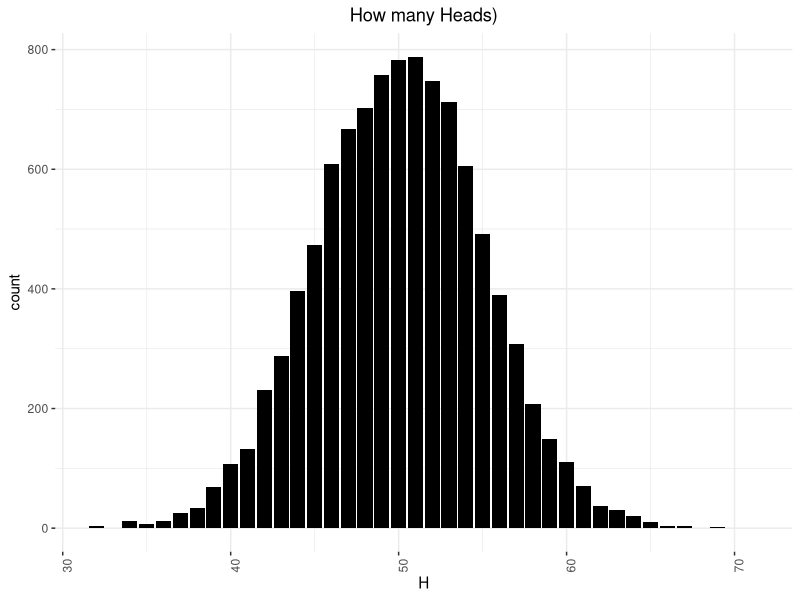
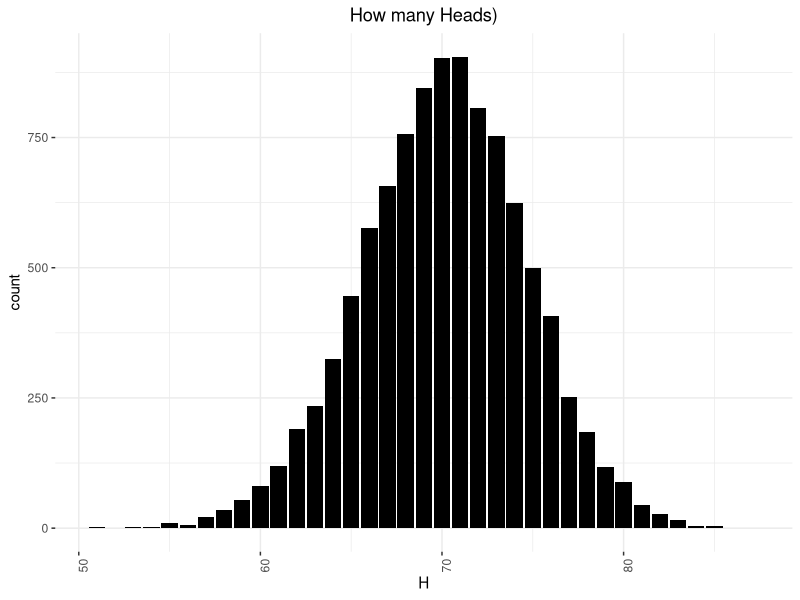
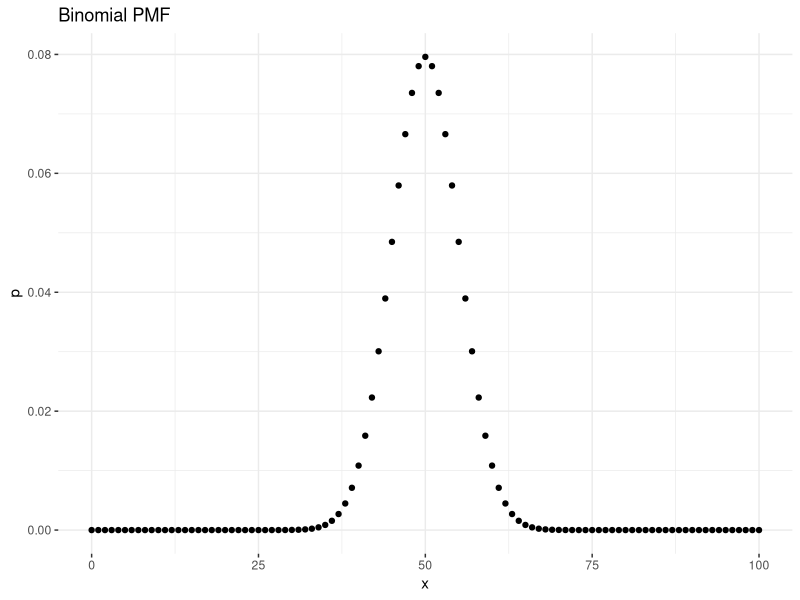
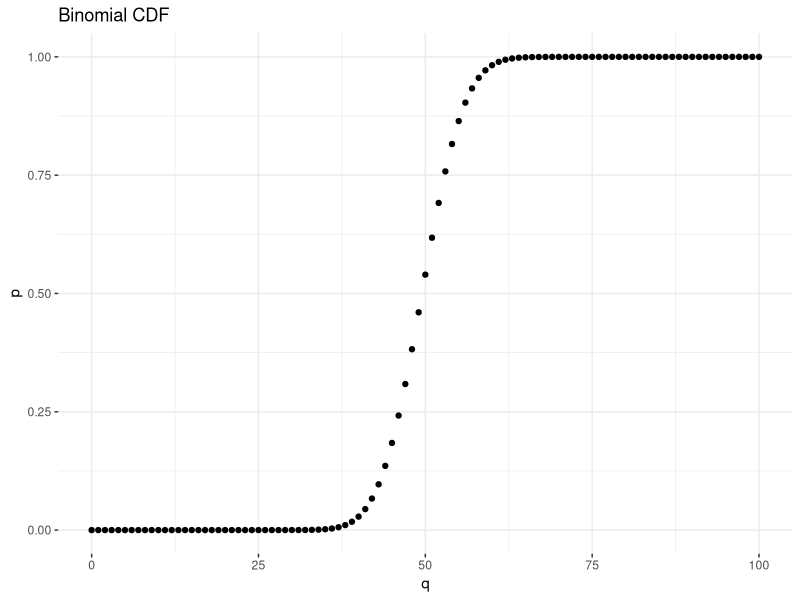
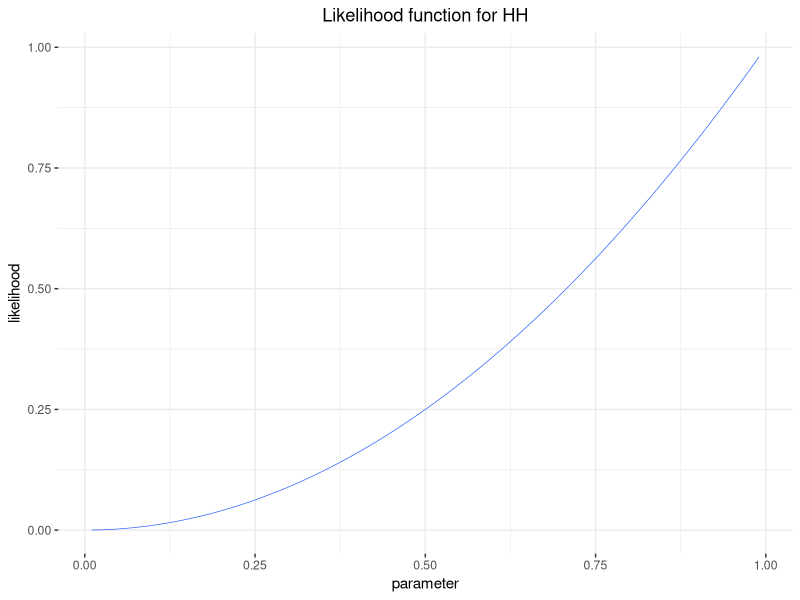
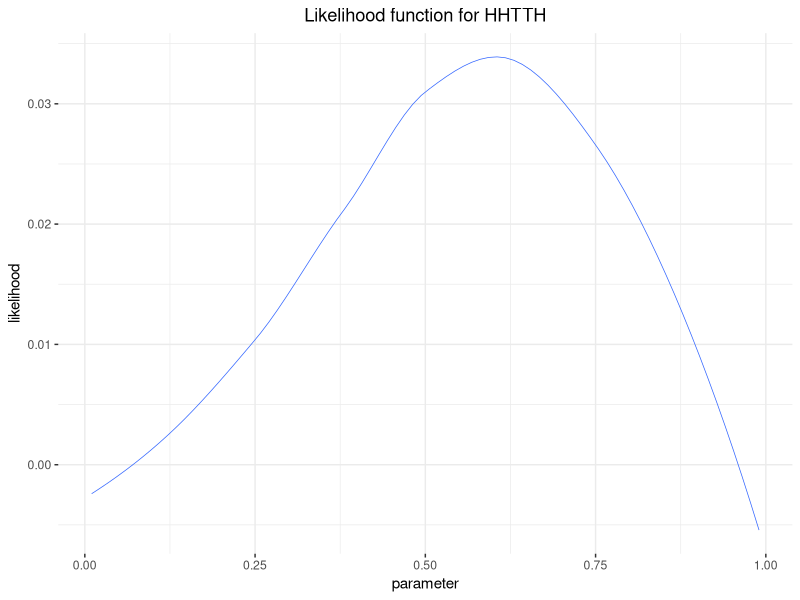

These figures' R source, in order:
## ---- chunk 1
library(tidyverse)
## ---- chunk 2
tosses <- c('H', 'H', 'T', 'T', 'H', 'T', 'T', 'H', 'T', 'T')
table(tosses)
## ---- chunk 3
table(tosses)/length(tosses)
## ---- chunk 4
tosses <- sample(c('H', 'T'), size = 10, replace = TRUE, prob = c(.5, .5))
table(tosses)
## ---- chunk 5
tosses <- lapply(1:10000, function(x) {
  results <- table(
    sample(c('H', 'T'), size = 100, replace = TRUE, prob = c(.5, .5))
  )
  results <- t(as.matrix(results))
  results <- as.data.frame(results)
  return(results)
})
tosses <- Reduce(rbind, tosses)
head(tosses, 10)
## ---- chunk 6
ggplot(data = tosses,
       aes(x = H)) +
  geom_histogram(bins = 50, stat = "count", fill = "black") + 
  ggtitle("How many Heads)") +
  theme_bw() + 
  theme(panel.border = element_blank()) + 
  theme(axis.text.x = element_text(angle = (90))) + 
  theme(plot.title = element_text(hjust = .5))
## ---- chunk 7
tosses <- lapply(1:10000, function(x) {
  results <- table(
    sample(c('H', 'T'), size = 100, replace = TRUE, prob = c(.7, .3))
  )
  results <- t(as.matrix(results))
  results <- as.data.frame(results)
  return(results)
})
tosses <- Reduce(rbind, tosses)
head(tosses, 10)
ggplot(data = tosses,
       aes(x = H)) +
  geom_histogram(bins = 50, stat = "count", fill = "black") + 
  ggtitle("How many Heads)") +
  theme_bw() + 
  theme(panel.border = element_blank()) + 
  theme(axis.text.x = element_text(angle = (90))) + 
  theme(plot.title = element_text(hjust = .5))
## ---- chunk 8
d <- seq(0, 100, by = 1)
y <- dbinom(x = d, size = 100, prob = .5)
data.frame(x = d,
           p = y) %>% 
  ggplot(aes(x = x, y = p)) + 
  geom_point() +
  ggtitle('Binomial PMF') + 
  theme_bw() + 
  theme(panel.border = element_blank())
## ---- chunk 9
d <- seq(0, 100, by = 1)
y <- pbinom(q = d, size = 100, prob = .5)
data.frame(q = d,
           p = y) %>% 
  ggplot(aes(x = q, y = p)) + 
  ggtitle('Binomial CDF') + 
  geom_point() + 
  theme_bw() + 
  theme(panel.border = element_blank())
## ---- chunk 10
y <- rbinom(n = 100, size = 1, prob = .5)
print(y)
## ---- chunk 11
y <- rbinom(n = 100, size = 5, prob = .5)
print(y)
## ---- chunk 12
qbinom(.5, size = 10, prob = .5)
## ---- chunk 13
qbinom(.75, size = 10, prob = .5)
## ---- chunk 14
qbinom(.5, size = 10, prob = .75)
## ---- chunk 15
likelihood <- data.frame(parameter = seq(.01, .99, by = .01))
likelihood$likelihood <- likelihood$parameter^2

ggplot(likelihood, 
       aes(x = parameter, 
           y = likelihood)) + 
  geom_smooth(size = .25, se = F) + 
  ggtitle("Likelihood function for HH") +
  theme_bw() + 
  theme(panel.border = element_blank()) + 
  theme(plot.title = element_text(hjust = .5))
## ---- chunk 16
likelihood <- data.frame(parameter = seq(.01, .99, by = .01))

likelihood$likelihood <- 
  likelihood$parameter^2 * (1-likelihood$parameter)^2 * likelihood$parameter

ggplot(likelihood, 
       aes(x = parameter, 
           y = likelihood)) + 
  geom_smooth(size = .25, se = F) + 
  ggtitle("Likelihood function for HHTTH") +
  theme_bw() + 
  theme(panel.border = element_blank()) + 
  theme(plot.title = element_text(hjust = .5))
## ---- chunk 17
.2^2*(1-.2)^2*.2
